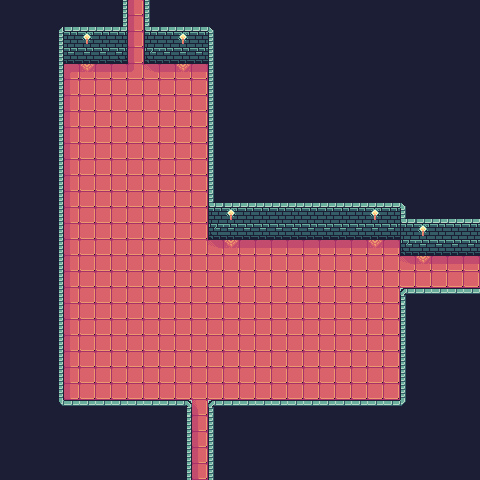

This game map was drawn from its Tiled (.tmx) file and the tilesets committed beside it. A one-line description and the full map source follow:
An orthogonal 30x30 tile map with 16x16 px tiles, 1 tile layer (base), 1 hidden layer not drawn and 3 objects (north_exit, east_exit, south_exit).

<map version="1.10" tiledversion="1.10.2" orientation="orthogonal" renderorder="right-down" width="30" height="30" tilewidth="16" tileheight="16" infinite="0" nextlayerid="37" nextobjectid="12">
 <tileset firstgid="1" source="../FaerieForest_PetricakeGamesTSX.tsx" />
 <layer id="1" name="prototype" width="30" height="30" visible="0">
  <data encoding="csv">
163,163,163,163,163,163,163,166,169,166,163,163,163,163,163,163,163,163,163,163,163,163,163,163,163,163,163,163,163,163,
163,163,163,163,163,163,163,166,169,166,163,163,163,163,163,163,163,163,163,163,163,163,163,163,163,163,163,163,163,163,
163,163,163,166,166,168,166,166,169,166,166,168,166,166,163,163,163,163,163,163,163,163,163,163,163,163,163,163,163,163,
163,163,163,166,166,166,166,166,169,166,166,166,166,166,163,163,163,163,163,163,163,163,163,163,163,163,163,163,163,163,
163,163,163,166,169,169,169,169,169,169,169,169,169,166,163,163,163,163,163,163,163,163,163,163,163,163,163,163,163,163,
163,163,163,166,169,169,169,169,169,169,169,169,169,166,163,163,163,163,163,163,163,163,163,163,163,163,163,163,163,163,
163,163,163,166,169,169,169,169,169,169,169,169,169,166,163,163,163,163,163,163,163,163,163,163,163,163,163,163,163,163,
163,163,163,166,169,169,169,169,169,169,169,169,169,166,163,163,163,163,163,163,163,163,163,163,163,163,163,163,163,163,
163,163,163,166,169,169,169,169,169,169,169,169,169,166,163,163,163,163,163,163,163,163,163,163,163,163,163,163,163,163,
163,163,163,166,169,169,169,169,169,169,169,169,169,166,163,163,163,163,163,163,163,163,163,163,163,163,163,163,163,163,
163,163,163,166,169,169,169,169,169,169,169,169,169,166,163,163,163,163,163,163,163,163,163,163,163,163,163,163,163,163,
163,163,163,166,169,169,169,169,169,169,169,169,169,166,163,163,163,163,163,163,163,163,163,163,163,163,163,163,163,163,
163,163,163,166,169,169,169,169,169,169,169,169,169,166,163,163,163,163,163,163,163,163,163,163,163,163,163,163,163,163,
163,163,163,166,169,169,169,169,169,169,169,169,169,166,168,166,166,166,166,166,166,166,166,168,166,163,163,163,163,163,
163,163,163,166,169,169,169,169,169,169,169,169,169,166,166,166,166,166,166,166,166,166,166,166,166,166,168,166,166,166,
163,163,163,166,169,169,169,169,169,169,169,169,169,169,169,169,169,169,169,169,169,169,169,169,169,166,166,166,166,166,
163,163,163,166,169,169,169,169,169,169,169,169,169,169,169,169,169,169,169,169,169,169,169,169,169,169,169,169,169,169,
163,163,163,166,169,169,169,169,169,169,169,169,169,169,169,169,169,169,169,169,169,169,169,169,169,169,169,169,169,169,
163,163,163,166,169,169,169,169,169,169,169,169,169,169,169,169,169,169,169,169,169,169,169,169,169,166,166,166,166,166,
163,163,163,166,169,169,169,169,169,169,169,169,169,169,169,169,169,169,169,169,169,169,169,169,169,166,163,163,163,163,
163,163,163,166,169,169,169,169,169,169,169,169,169,169,169,169,169,169,169,169,169,169,169,169,169,166,163,163,163,163,
163,163,163,166,169,169,169,169,169,169,169,169,169,169,169,169,169,169,169,169,169,169,169,169,169,166,163,163,163,163,
163,163,163,166,169,169,169,169,169,169,169,169,169,169,169,169,169,169,169,169,169,169,169,169,169,166,163,163,163,163,
163,163,163,166,169,169,169,169,169,169,169,169,169,169,169,169,169,169,169,169,169,169,169,169,169,166,163,163,163,163,
163,163,163,166,169,169,169,169,169,169,169,169,169,169,169,169,169,169,169,169,169,169,169,169,169,166,163,163,163,163,
163,163,163,166,166,166,166,166,166,166,166,166,169,166,166,166,166,166,166,166,166,166,166,166,166,166,163,163,163,163,
163,163,163,163,163,163,163,163,163,163,163,166,169,166,163,163,163,163,163,163,163,163,163,163,163,163,163,163,163,163,
163,163,163,163,163,163,163,163,163,163,163,166,169,166,163,163,163,163,163,163,163,163,163,163,163,163,163,163,163,163,
163,163,163,163,163,163,163,163,163,163,163,166,169,166,163,163,163,163,163,163,163,163,163,163,163,163,163,163,163,163,
163,163,163,163,163,163,163,163,163,163,163,166,169,166,163,163,163,163,163,163,163,163,163,163,163,163,163,163,163,163
</data>
 </layer>
 <layer id="35" name="base" width="30" height="30">
  <data encoding="csv">
115,115,115,115,115,115,115,37,61,40,115,115,115,115,115,115,115,115,115,115,115,115,115,115,115,115,115,115,115,115,
115,115,115,1,5,5,5,42,61,45,5,5,5,4,115,115,115,115,115,115,115,115,115,115,115,115,115,115,115,115,
115,115,115,37,21,7,21,164,61,165,21,7,21,40,115,115,115,115,115,115,115,115,115,115,115,115,115,115,115,115,
115,115,115,37,8,8,8,60,61,63,8,8,8,40,115,115,115,115,115,115,115,115,115,115,115,115,115,115,115,115,
115,115,115,37,43,25,26,26,79,151,26,25,26,40,115,115,115,115,115,115,115,115,115,115,115,115,115,115,115,115,
115,115,115,37,61,41,41,41,41,41,41,41,41,40,115,115,115,115,115,115,115,115,115,115,115,115,115,115,115,115,
115,115,115,37,61,41,41,41,41,41,41,41,41,40,115,115,115,115,115,115,115,115,115,115,115,115,115,115,115,115,
115,115,115,37,61,41,41,41,41,41,41,41,41,40,115,115,115,115,115,115,115,115,115,115,115,115,115,115,115,115,
115,115,115,37,61,41,41,41,41,41,41,41,41,40,115,115,115,115,115,115,115,115,115,115,115,115,115,115,115,115,
115,115,115,37,61,41,41,41,41,41,41,41,41,40,115,115,115,115,115,115,115,115,115,115,115,115,115,115,115,115,
115,115,115,37,61,41,41,41,41,41,41,41,41,40,115,115,115,115,115,115,115,115,115,115,115,115,115,115,115,115,
115,115,115,37,61,41,41,41,41,41,41,41,41,40,115,115,115,115,115,115,115,115,115,115,115,115,115,115,115,115,
115,115,115,37,61,41,41,41,41,41,41,41,41,45,5,5,5,5,5,5,5,5,5,5,5,4,115,115,115,115,
115,115,115,37,61,41,41,41,41,41,41,41,41,165,7,21,21,21,21,21,21,21,21,7,21,45,5,5,5,5,
115,115,115,37,61,41,41,41,41,41,41,41,41,63,8,8,8,8,8,8,8,8,8,8,8,165,7,21,21,21,
115,115,115,37,61,41,41,41,41,41,41,41,41,151,25,26,26,26,26,26,26,26,26,25,26,63,8,8,8,8,
115,115,115,37,61,41,41,41,41,41,41,41,41,41,41,41,41,41,41,41,41,41,41,41,41,151,25,26,26,26,
115,115,115,37,61,41,41,41,41,41,41,41,41,41,41,41,41,41,41,41,41,41,41,41,41,41,41,41,41,41,
115,115,115,37,61,41,41,41,41,41,41,41,41,41,41,41,41,41,41,41,41,41,41,41,41,9,6,6,6,6,
115,115,115,37,61,41,41,41,41,41,41,41,41,41,41,41,41,41,41,41,41,41,41,41,41,40,115,115,115,115,
115,115,115,37,61,41,41,41,41,41,41,41,41,41,41,41,41,41,41,41,41,41,41,41,41,40,115,115,115,115,
115,115,115,37,61,41,41,41,41,41,41,41,41,41,41,41,41,41,41,41,41,41,41,41,41,40,115,115,115,115,
115,115,115,37,61,41,41,41,41,41,41,41,41,41,41,41,41,41,41,41,41,41,41,41,41,40,115,115,115,115,
115,115,115,37,61,41,41,41,41,41,41,41,41,41,41,41,41,41,41,41,41,41,41,41,41,40,115,115,115,115,
115,115,115,37,61,41,41,41,41,41,41,41,41,41,41,41,41,41,41,41,41,41,41,41,41,40,115,115,115,115,
115,115,115,73,6,6,6,6,6,6,6,27,80,9,6,6,6,6,6,6,6,6,6,6,6,76,115,115,115,115,
115,115,115,115,115,115,115,115,115,115,115,37,61,40,115,115,115,115,115,115,115,115,115,115,115,115,115,115,115,115,
115,115,115,115,115,115,115,115,115,115,115,37,61,40,115,115,115,115,115,115,115,115,115,115,115,115,115,115,115,115,
115,115,115,115,115,115,115,115,115,115,115,37,61,40,115,115,115,115,115,115,115,115,115,115,115,115,115,115,115,115,
115,115,115,115,115,115,115,115,115,115,115,37,61,40,115,115,115,115,115,115,115,115,115,115,115,115,115,115,115,115
</data>
 </layer>
 <objectgroup id="36" name="objects_01">
  <object id="9" name="north_exit" x="136" y="0.625">
   <point />
  </object>
  <object id="10" name="east_exit" x="479.25" y="272.75">
   <point />
  </object>
  <object id="11" name="south_exit" x="200" y="479.125">
   <point />
  </object>
 </objectgroup>
</map>
